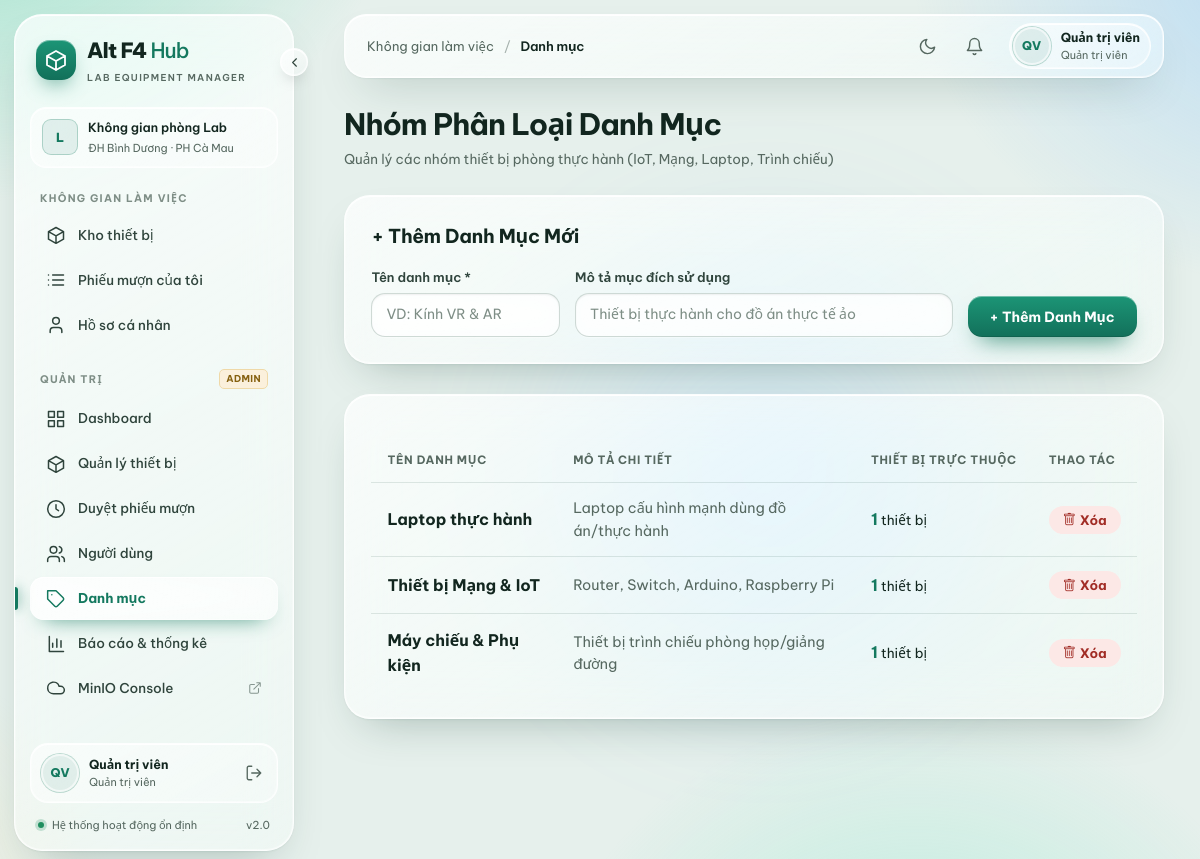
Screenshot of /admin/categories.php (signed in) with the database file from the repository.
### tables this page shows
CREATE TABLE IF NOT EXISTS users (
    id INT AUTO_INCREMENT PRIMARY KEY,
    fullname VARCHAR(100) NOT NULL,
    student_code VARCHAR(20) UNIQUE,
    email VARCHAR(100) UNIQUE NOT NULL,
    password VARCHAR(255) NOT NULL,
    role ENUM('admin', 'student') DEFAULT 'student',
    created_at TIMESTAMP DEFAULT CURRENT_TIMESTAMP
);

CREATE TABLE IF NOT EXISTS categories (
    id INT AUTO_INCREMENT PRIMARY KEY,
    name VARCHAR(100) NOT NULL,
    description TEXT
);

### src/config.php (called while the page is built, shortened)
<?php
function checkLogin() {
    $userId = (int)($_SESSION['user']['id'] ?? 0);
    $stmt = $GLOBALS['pdo']->prepare('SELECT id, fullname, student_code, email, role FROM users WHERE id = ?');
    $stmt->execute([$userId]);
}
function checkAdmin() {
    checkLogin();
}

### src/admin/categories.php (the view, shortened to what this page needs)
<?php
require_once '../config.php';
checkAdmin();
$categories = $pdo->query("SELECT c.*, COUNT(d.id) as device_count FROM categories c LEFT JOIN devices d ON c.id = d.category_id GROUP BY c.id ORDER BY c.id DESC")->fetchAll();
?>
<!DOCTYPE html>
<html lang="vi">
<head>
    <?php include __DIR__ . '/../head.php'; ?>
</head>
<body>
<?php include __DIR__ . '/../navbar.php'; ?>
<main class="container">
    <div style="margin-bottom: 25px;">
        <h1 style="font-size: 2rem; font-weight: 800; margin: 0; letter-spacing: -0.03em;">Nhóm Phân Loại Danh Mục</h1>
        <p style="color: #64748B; margin: 6px 0 0; font-size: 0.95rem;">Quản lý các nhóm thiết bị phòng thực hành (IoT, Mạng, Laptop, Trình chiếu)</p>
    </div>
    <div class="glass-box">
        <h3 style="margin-top: 0; margin-bottom: 15px; font-size: 1.2rem; font-weight: 700;">+ Thêm Danh Mục Mới</h3>
        <form method="POST" style="display: grid; grid-template-columns: 1fr 2fr auto; gap: 15px; align-items: end;">
            <div>
                <label class="form-label">Tên danh mục *</label>
                <input type="text" name="name" class="form-control" placeholder="VD: Kính VR & AR" required>
            </div>
            <div>
                <label class="form-label">Mô tả mục đích sử dụng</label>
                <input type="text" name="description" class="form-control" placeholder="Thiết bị thực hành cho đồ án thực tế ảo">
            </div>
            <div>
                <button type="submit" class="btn-primary">+ Thêm Danh Mục</button>
            </div>
        </form>
    </div>
    <div class="glass-box">
        <table>
            <thead>
                <tr>
                    <th>Tên Danh Mục</th>
                    <th>Mô Tả Chi Tiết</th>
                    <th>Thiết Bị Trực Thuộc</th>
                    <th>Thao Tác</th>
                </tr>
            </thead>
            <tbody>
                <?php foreach ($categories as $cat): ?>
                    <tr>
                        <td><strong style="font-size: 1rem;"><?= htmlspecialchars($cat['name']) ?></strong></td>
                        <td style="color: #64748B; font-size: 0.9rem;"><?= htmlspecialchars($cat['description'] ?? 'Chưa có mô tả') ?></td>
                        <td><strong style="color: #2563EB; font-size: 1rem;"><?= $cat['device_count'] ?></strong> thiết bị</td>
                        <td>
                            <form method="POST" style="display:inline" onsubmit="return confirm('Bạn có chắc chắn muốn xóa danh mục này?')">
                                <button type="submit" class="btn-delete" style="border:0;cursor:pointer"><i class="bi bi-trash"></i> Xóa</button>
                            </form>
                        </td>
                    </tr>
                <?php endforeach; ?>
            </tbody>
        </table>
    </div>
</main>
</body>
</html>

### src/navbar.php (shortened to what this page needs)
<?php
require_once __DIR__ . '/ui.php';
$current_page    = basename($_SERVER['PHP_SELF']);
$is_admin_folder = strpos($_SERVER['PHP_SELF'], '/admin/') !== false;
$user            = $_SESSION['user'] ?? null;
$navIsAdmin = ($user && $user['role'] === 'admin');
$navKey     = ($is_admin_folder ? 'admin/' : '') . $current_page;
$navTitles = [
    'index.php'              => 'Kho thiết bị',
    'device_detail.php'      => 'Chi tiết thiết bị',
    'borrow.php'             => 'Đăng ký mượn',
    'my_borrows.php'         => 'Phiếu mượn của tôi',
    'request_detail.php'     => 'Chi tiết phiếu mượn',
    'profile.php'            => 'Hồ sơ cá nhân',
    'admin/index.php'        => 'Dashboard',
    'admin/devices.php'      => 'Quản lý thiết bị',
    'admin/device_edit.php'  => 'Chỉnh sửa thiết bị',
    'admin/categories.php'   => 'Danh mục',
    'admin/requests.php'     => 'Duyệt phiếu mượn',
    'admin/users.php'        => 'Người dùng',
    'admin/reports.php'      => 'Báo cáo & thống kê',
];
$navTitle = $navTitles[$navKey] ?? 'Alt F4 Hub';
$navOn = [
    'kho'   => in_array($navKey, ['index.php', 'device_detail.php', 'borrow.php']),
    'mine'  => ($navKey === 'my_borrows.php') || ($navKey === 'request_detail.php' && !$navIsAdmin),
    'prof'  => ($navKey === 'profile.php'),
    'dash'  => ($navKey === 'admin/index.php'),
    'dev'   => in_array($navKey, ['admin/devices.php', 'admin/device_edit.php']),
    'req'   => ($navKey === 'admin/requests.php') || ($navKey === 'request_detail.php' && $navIsAdmin),
    'users' => ($navKey === 'admin/users.php'),
    'cat'   => ($navKey === 'admin/categories.php'),
    'rep'   => ($navKey === 'admin/reports.php'),
];
$navCls = [];
$navCur = [];
foreach ($navOn as $k => $on) {
    $navCls[$k] = $on ? 'is-active' : '';
    $navCur[$k] = $on ? 'aria-current="page"' : '';
}
$navAlert   = 0;
if ($user && isset($pdo)) {
    try {
        if ($navIsAdmin) {
            $navPending = (int)$pdo->query("SELECT COUNT(*) FROM borrow_requests WHERE status = 'pending'")->fetchColumn();
            $navAlert   = $navPending;
        } else {
            $navSt = $pdo->prepare("SELECT COUNT(*) FROM borrow_requests WHERE user_id = ? AND status = 'approved' AND DATEDIFF(expected_return_date, CURDATE()) <= 2");
            $navSt->execute([$user['id']]);
            $navAlert = (int)$navSt->fetchColumn();
        }
    } catch (Throwable $e) {
    }
}
$navAlertHref  = $navIsAdmin ? '/admin/requests.php?status=pending' : '/my_borrows.php?status=approved';
$navAlertLabel = $navIsAdmin ? 'phiếu mượn đang chờ duyệt' : 'thiết bị sắp hoặc đã quá hạn trả';
$navInit = '';
if ($user) {
    $navParts = preg_split('/\s+/u', trim($user['fullname']));
    $navInit  = mb_substr($navParts[0], 0, 1, 'UTF-8');
    if (count($navParts) > 1) {
        $navInit .= mb_substr($navParts[count($navParts) - 1], 0, 1, 'UTF-8');
    }
    $navInit = mb_strtoupper($navInit, 'UTF-8');
}
$navRole = ($user && $user['role'] === 'admin') ? 'Quản trị viên' : (($user && !empty($user['student_code'])) ? $user['student_code'] : 'Sinh viên');
?>
<div class="t-dock" id="tDock">
<aside class="t-side" id="tSide" aria-label="Điều hướng chính">
    <a class="t-brand" href="/index.php" title="Alt F4 Hub">
        <span class="t-brand-icon"><?= ic('box', 24) ?></span>
        <span class="t-brand-text">Alt F4<span class="t-brand-hub"> Hub</span><small>Lab equipment manager</small></span>
    </a>
    <div class="t-workspace">
        <span class="t-workspace-icon">L</span>
        <div>Không gian phòng Lab<small>ĐH Bình Dương · PH Cà Mau</small></div>
    </div>
    <p class="t-label"><b>Không gian làm việc</b></p>
    <nav class="t-navlist">
        <a class="t-nav <?= $navCls['kho'] ?>" href="/index.php" title="Kho thiết bị" <?= $navCur['kho'] ?>><?= ic('box') ?><span>Kho thiết bị</span></a>
        <a class="t-nav <?= $navCls['mine'] ?>" href="/my_borrows.php" title="Phiếu mượn của tôi" <?= $navCur['mine'] ?>><?= ic('list') ?><span>Phiếu mượn của tôi</span></a>
        <a class="t-nav <?= $navCls['prof'] ?>" href="/profile.php" title="Hồ sơ cá nhân" <?= $navCur['prof'] ?>><?= ic('user') ?><span>Hồ sơ cá nhân</span></a>
    </nav>
    <?php if ($navIsAdmin): ?>
    <p class="t-label t-label-admin"><b>Quản trị</b> <span>Admin</span></p>
    <nav class="t-navlist">
        <a class="t-nav <?= $navCls['dash'] ?>" href="/admin/index.php" title="Dashboard" <?= $navCur['dash'] ?>><?= ic('grid') ?><span>Dashboard</span></a>
        <a class="t-nav <?= $navCls['dev'] ?>" href="/admin/devices.php" title="Quản lý thiết bị" <?= $navCur['dev'] ?>><?= ic('box') ?><span>Quản lý thiết bị</span></a>
        <a class="t-nav <?= $navCls['req'] ?>" href="/admin/requests.php" title="Duyệt phiếu mượn" <?= $navCur['req'] ?>><?= ic('clock') ?><span>Duyệt phiếu mượn</span></a>
        <a class="t-nav <?= $navCls['users'] ?>" href="/admin/users.php" title="Người dùng" <?= $navCur['users'] ?>><?= ic('users') ?><span>Người dùng</span></a>
        <a class="t-nav <?= $navCls['cat'] ?>" href="/admin/categories.php" title="Danh mục" <?= $navCur['cat'] ?>><?= ic('tag') ?><span>Danh mục</span></a>
        <a class="t-nav <?= $navCls['rep'] ?>" href="/admin/reports.php" title="Báo cáo &amp; thống kê" <?= $navCur['rep'] ?>><?= ic('chart') ?><span>Báo cáo &amp; thống kê</span></a>
        <a class="t-nav" href="http://localhost:9001" target="_blank" rel="noopener" title="Mở MinIO S3 Console"><?= ic('cloud') ?><span>MinIO Console</span><?= ic('external', 14) ?></a>
    </nav>
    <?php endif; ?>
    <div class="t-side-bottom">
        <?php if ($user): ?>
        <div class="t-me">
            <a class="t-me-link" href="/profile.php" title="Xem hồ sơ &amp; đổi mật khẩu">
                <span class="t-avatar"><?= t_esc($navInit) ?></span>
                <span class="t-me-text"><b><?= t_esc($user['fullname']) ?></b><small><?= t_esc($navRole) ?></small></span>
            </a>
            <form method="POST" action="/logout.php">
                <button type="submit" class="t-me-out" title="Đăng xuất" aria-label="Đăng xuất"><?= ic('logout', 18) ?></button>
            </form>
        </div>
        <?php endif; ?>
        <div class="t-side-foot"><span class="t-dot"></span><span class="t-side-foot-text">Hệ thống hoạt động ổn định</span><span class="t-side-foot-ver">v2.0</span></div>
    </div>
</aside>
<button type="button" class="t-dock-toggle" data-side-toggle aria-controls="tSide" aria-expanded="true" aria-label="Thu gọn thanh bên" title="Thu gọn / mở rộng thanh bên"><?= ic('chevron', 15) ?></button>
</div>
<header class="t-top">
    <div class="t-crumb"><span class="t-crumb-root">Không gian làm việc</span><span class="t-crumb-sep">/</span><b><?= t_esc($navTitle) ?></b></div>
    <div class="t-top-right">
        <button type="button" class="t-icon-btn t-theme-btn" data-theme-toggle aria-label="Đổi giao diện sáng / tối" title="Đổi giao diện sáng / tối"><?= ic('sun', 19) ?><?= ic('moon', 19) ?></button>
        <a class="t-icon-btn t-bell" href="<?= $navAlertHref ?>" aria-label="Thông báo: <?= $navAlert ?> <?= $navAlertLabel ?>" title="<?= $navAlert ?> <?= $navAlertLabel ?>"><?= ic('bell', 19) ?><?php if ($navAlert > 0): ?><i class="t-bell-dot"></i><?php endif; ?></a>
        <?php if ($user): ?>
        <a class="t-user" href="/profile.php" title="Hồ sơ cá nhân">
            <span class="t-avatar"><?= t_esc($navInit) ?></span>
            <span class="t-user-text"><b><?= t_esc($user['fullname']) ?></b><small><?= t_esc($navRole) ?></small></span>
        </a>
        <?php endif; ?>
    </div>
</header>

### src/admin/categories.php (style rules this page uses)
body { background-color: #E6EDF6; font-family: 'Plus Jakarta Sans', sans-serif; color: #020C21; margin: 0; padding-bottom: 60px; }
.container { max-width: 1000px; margin: 0 auto; padding: 0 16px; }
.glass-box { background: rgba(255, 255, 255, 0.78); border: 1px solid rgba(255, 255, 255, 0.9); border-radius: 28px; padding: 30px; backdrop-filter: blur(40px); box-shadow: 0 16px 40px rgba(15, 24, 47, 0.05); margin-bottom: 30px; }
.form-label { display: block; font-size: 0.85rem; font-weight: 600; margin-bottom: 6px; color: #334155; }
.form-control { width: 100%; padding: 10px 14px; border-radius: 12px; border: 1px solid #CBD5E1; background: rgba(255, 255, 255, 0.9); box-sizing: border-box; font-family: inherit; font-size: 0.9rem; outline: none; }
.btn-primary { background: #0F182F; color: #fff; padding: 11px 24px; border-radius: 999px; border: none; font-weight: 700; cursor: pointer; transition: all 0.2s ease; }
table { width: 100%; border-collapse: collapse; margin-top: 15px; }
th, td { padding: 14px 16px; text-align: left; border-bottom: 1px solid rgba(206, 213, 224, 0.6); }
th { font-size: 0.8rem; text-transform: uppercase; color: #64748B; font-weight: 700; letter-spacing: 0.05em; }
.btn-delete { display: inline-flex; align-items: center; gap: 4px; background: #FEE2E2; color: #DC2626; padding: 6px 14px; border-radius: 999px; text-decoration: none; font-size: 0.82rem; font-weight: 700; }

### rows the page displays
users: fullname "QV", fullname "Quản trị viên", role "Quản trị viên"
categories: name "Laptop thực hành", description "Laptop cấu hình mạnh dùng đồ án/thực hành", device_count "1"
categories: name "Thiết bị Mạng & IoT", description "Router, Switch, Arduino, Raspberry Pi", device_count "1"
categories: name "Máy chiếu & Phụ kiện", description "Thiết bị trình chiếu phòng họp/giảng đường", device_count "1"

### other values shown
t_esc($navTitle) "Danh mục"
